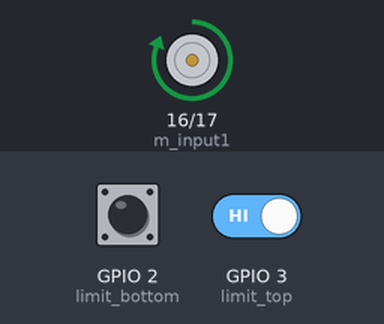
Simulated run of this program. Board: Raspberry Pi (BCM pin numbers). On the bench: motor-driver pin pairs drawn as motors (green arrow = first pin HIGH = forward, orange = second pin HIGH = backward, longer = more drive). The test bench sets the inputs (shaded band); at power-on: GPIO 3 (limit_top) HIGH, GPIO 2 (limit_bottom) HIGH. What the program prints to the terminal is not drawn.

Above: at 1.2 s.
1.3 s: GPIO 3 (limit_top) driven LOW
At 2.0 s:
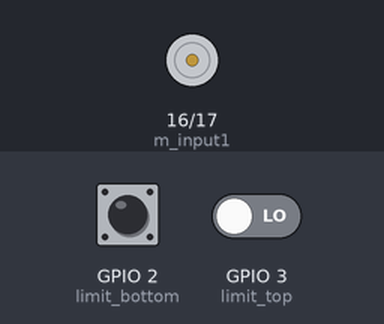
4.3 s: GPIO 2 (limit_bottom) pulled LOW for 3.2 s
At 5.2 s:
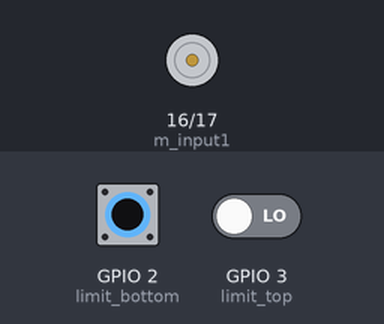
9.0 s: GPIO 3 (limit_top) driven HIGH
At 11.8 s:
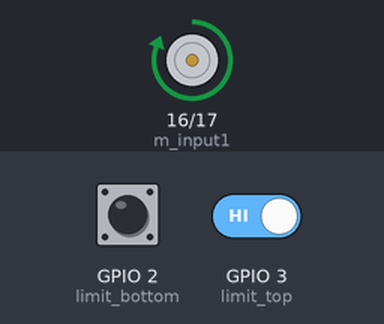
12.0 s: GPIO 3 (limit_top) driven LOW
At 17.5 s:
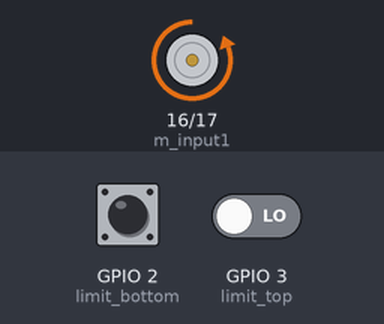
18.0 s: GPIO 2 (limit_bottom) pulled LOW for 0.15 s
At 18.3 s:
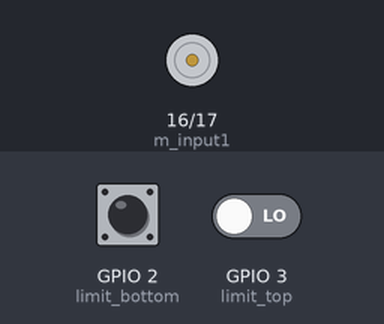
Timing chart, 0 to 29.5 s (numbered marks = the images above; inputs shaded):
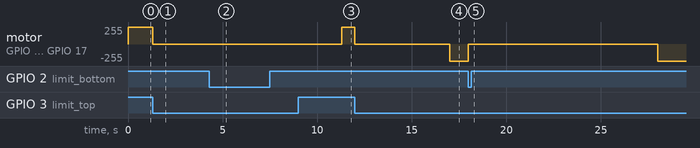

The program:

Final_motor.py
```python
#Importing needed header (support files)
from gpiozero import LED
from gpiozero import Button
from time import sleep

# Delcaring pins for motor and limit switches
#Buttons
limit_top=Button(3)
limit_bottom=Button(2)
#inputs
m_input1= LED(16)
m_input2= LED(17)
home=False
if limit_top.is_pressed:
    m_input1.off()
    m_input2.on()

else:
    m_input1.on()
    m_input2.off()
while (True):

    if (home==False):
        if limit_top.is_pressed:
            m_input1.off()
            m_input2.off()
            print("Home ")
            sleep(5)
            home=not home
        else:
            m_input1.on()
            m_input2.off()
            print("Homing")

    else:
        if limit_bottom.is_pressed:
            m_input1.off()
            m_input2.off()
            print ("Dropped")
            sleep(5)
            home=not home
        else:
            m_input1.off()
            m_input2.on()
            print("Dropping")


def toggle():
   global homing
   running = not running
```

Measured:
- after the input at 1.3 s, motor on GPIO 16 (m_input1) / GPIO 17 (m_input2): forward 255/255 → stopped at once
- after the input at 4.3 s, motor on GPIO 16 (m_input1) / GPIO 17 (m_input2): stays stopped (without the input it goes to backward 255/255 after 2.0 s)
- after the input at 9.0 s, motor on GPIO 16 (m_input1) / GPIO 17 (m_input2): stopped → forward 255/255 after 2.3 s
- after the input at 12.0 s, motor on GPIO 16 (m_input1) / GPIO 17 (m_input2): forward 255/255 → stopped at once, → backward 255/255 5.0 s later
- after the input at 18.0 s, motor on GPIO 16 (m_input1) / GPIO 17 (m_input2): backward 255/255 → stopped at once, → backward 255/255 10.0 s later
